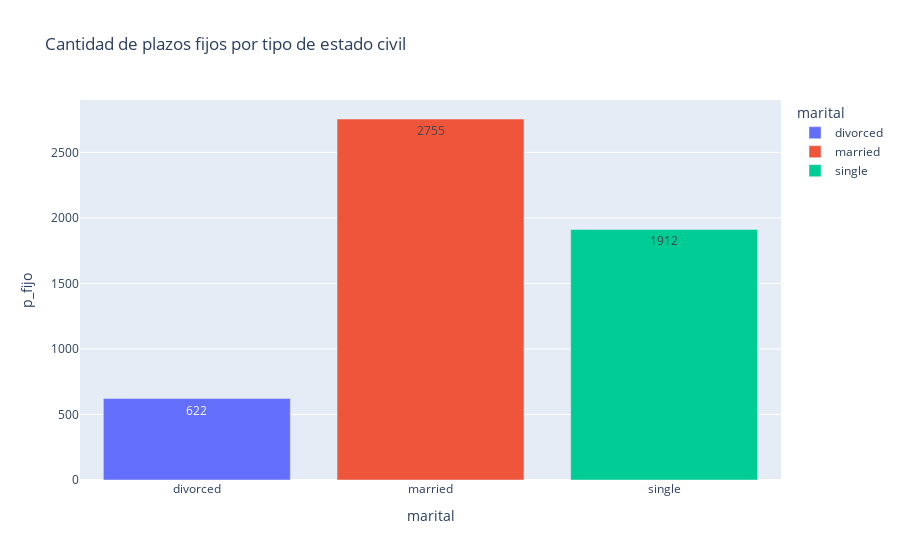

Notebook source saved alongside this figure:
### Code cell
px.bar(grouped2,x=grouped2.index, y=grouped2.p_fijo, color=grouped2.index, title="Cantidad de plazos fijos por tipo de estado civil", text_auto='.4')

### Figure 1 — Plotly figure (JSON) as saved in the notebook; plotly's stock layout.template omitted (floating-point values rounded to 4 significant figures)
{"data": [{"alignmentgroup": "True", "hovertemplate": "marital=%{x}<br>p_fijo=%{y}<extra></extra>", "legendgroup": "divorced", "marker": {"color": "#636efa", "pattern": {"shape": ""}}, "name": "divorced", "offsetgroup": "divorced", "orientation": "v", "showlegend": true, "textposition": "auto", "texttemplate": "%{y:.4}", "type": "bar", "x": ["divorced"], "xaxis": "x", "y": [622], "yaxis": "y"}, {"alignmentgroup": "True", "hovertemplate": "marital=%{x}<br>p_fijo=%{y}<extra></extra>", "legendgroup": "married", "marker": {"color": "#EF553B", "pattern": {"shape": ""}}, "name": "married", "offsetgroup": "married", "orientation": "v", "showlegend": true, "textposition": "auto", "texttemplate": "%{y:.4}", "type": "bar", "x": ["married"], "xaxis": "x", "y": [2755], "yaxis": "y"}, {"alignmentgroup": "True", "hovertemplate": "marital=%{x}<br>p_fijo=%{y}<extra></extra>", "legendgroup": "single", "marker": {"color": "#00cc96", "pattern": {"shape": ""}}, "name": "single", "offsetgroup": "single", "orientation": "v", "showlegend": true, "textposition": "auto", "texttemplate": "%{y:.4}", "type": "bar", "x": ["single"], "xaxis": "x", "y": [1912], "yaxis": "y"}], "layout": {"barmode": "relative", "legend": {"title": {"text": "marital"}, "tracegroupgap": 0}, "title": {"text": "Cantidad de plazos fijos por tipo de estado civil"}, "xaxis": {"anchor": "y", "categoryarray": ["divorced", "married", "single"], "categoryorder": "array", "domain": [0, 1], "title": {"text": "marital"}}, "yaxis": {"anchor": "x", "domain": [0, 1], "title": {"text": "p_fijo"}}}}
